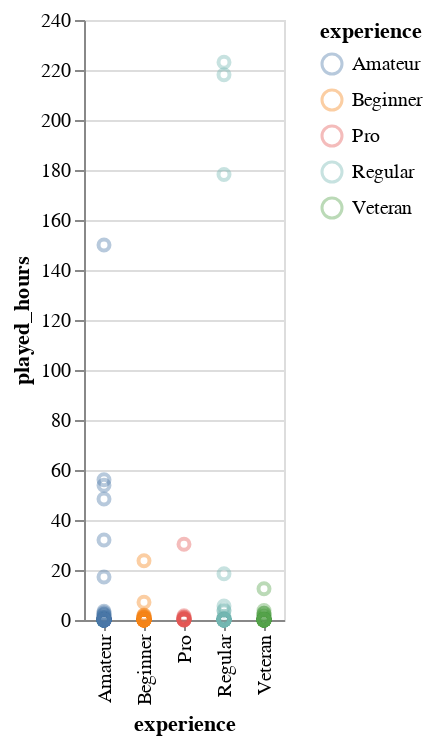

Notebook code cell kept with this figure:
### Code cell
exp_plot = alt.Chart(players_exp).mark_point(opacity=0.4).encode(
    x='experience',
    y='played_hours',
    color='experience'
)
exp_plot

### Figure 1 — Vega-Lite specification as saved in the notebook (floating-point values rounded to 4 significant figures; data arrays with more than 128 entries replaced by an {"elided": "..."} marker saying what was removed)
{"config": {"view": {"continuousWidth": 300, "continuousHeight": 300}}, "data": {"name": "data-820278711ae513b63b306f62676b11c7"}, "mark": {"type": "point", "opacity": 0.4}, "encoding": {"color": {"field": "experience", "type": "nominal"}, "x": {"field": "experience", "type": "nominal"}, "y": {"field": "played_hours", "type": "quantitative"}}, "$schema": "https://vega.github.io/schema/vega-lite/v5.20.1.json", "datasets": {"data-820278711ae513b63b306f62676b11c7": {"elided": "196 records"}}}
